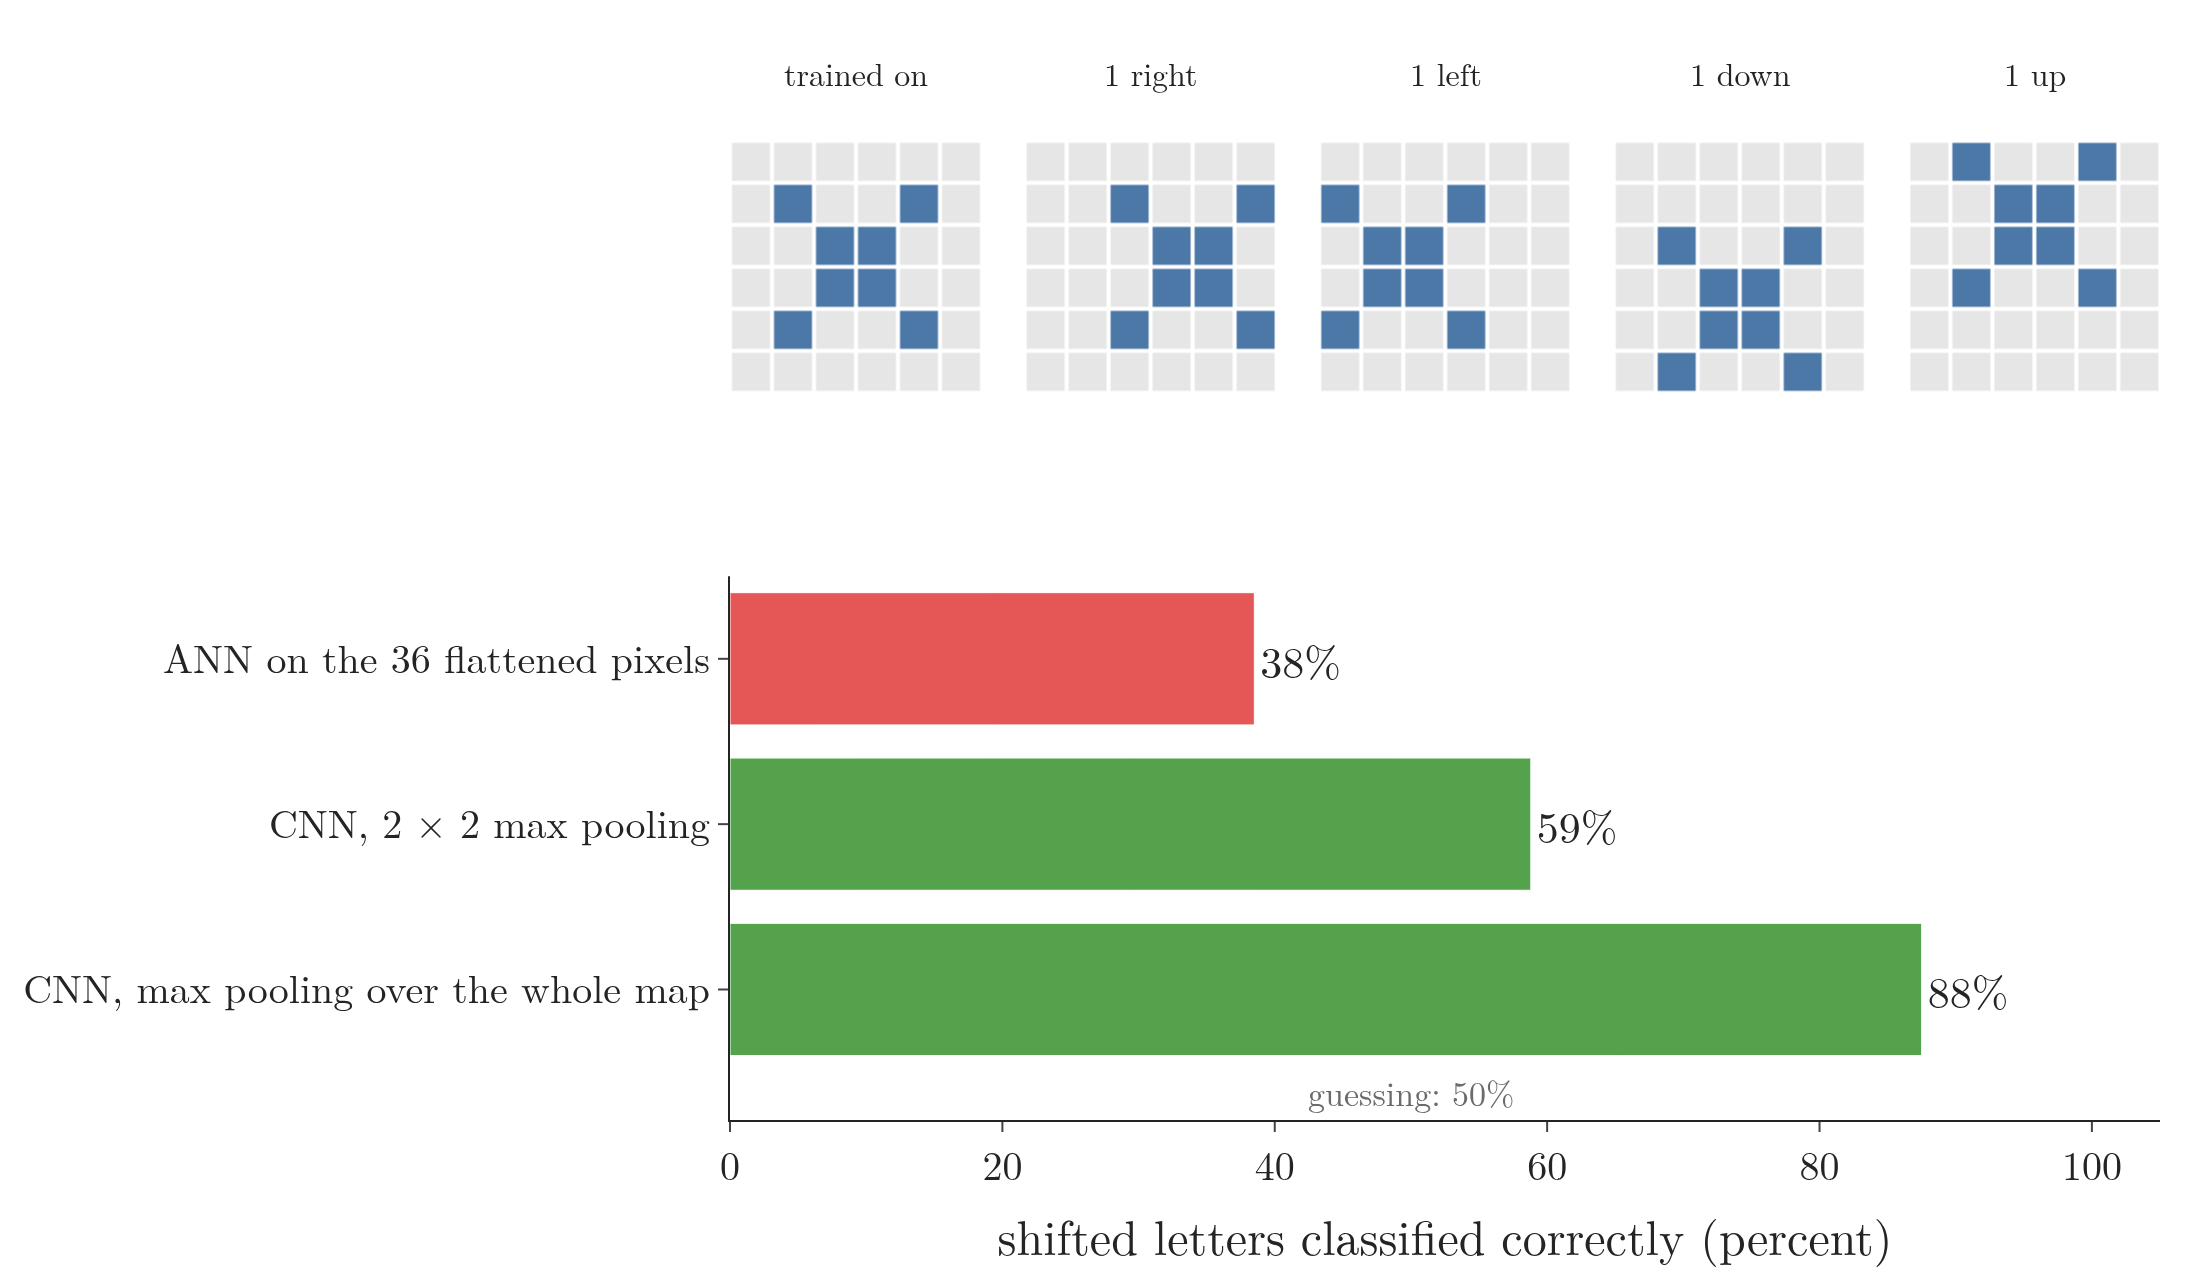

This chart was generated by the following Python code:
"""The shift test of experiments/toy_cnn.py: top, the letter X and its four one-pixel shifts; bottom, the share of
the 8 shifted letters each kind of network gets right (mean over the random starts that learned both letters).
Plotly: a small image row plus a bar chart. Data: data/toy_cnn.json.  Run: python shift_test.py -> shift_test.png"""
import json
from pathlib import Path
import numpy as np
import plotly.graph_objects as go
from plotly.subplots import make_subplots
from common import BLUE, GREEN, GREY, RED, FONT

HERE = Path(__file__).parent
d = json.load(open(HERE.parent / "data" / "toy_cnn.json"))
X = np.array(d["X"])
views = [("trained on", X), ("1 right", np.roll(X, 1, 1)), ("1 left", np.roll(X, -1, 1)), ("1 down", np.roll(X, 1, 0)), ("1 up", np.roll(X, -1, 0))]
fig = make_subplots(2, 5, specs=[[{}] * 5, [{"colspan": 5}, None, None, None, None]], row_heights=[0.38, 0.62],
                    subplot_titles=[v[0] for v in views] + [""], vertical_spacing=0.14, horizontal_spacing=0.03)
for c, (_, img) in enumerate(views, start=1):
    fig.add_trace(go.Heatmap(z=img, colorscale=[[0, "#E6E6E6"], [1, BLUE]], showscale=False, xgap=2, ygap=2), 1, c)
    fig.update_xaxes(visible=False, row=1, col=c)
    fig.update_yaxes(visible=False, autorange="reversed", scaleanchor=f"x{'' if c == 1 else c}", row=1, col=c)
names = list(d["summary"])
acc = [100 * d["summary"][n]["shifted_accuracy"] for n in names]
labels = ["ANN on the 36 flattened pixels", "CNN, 2 × 2 max pooling", "CNN, max pooling over the whole map"]
fig.add_trace(go.Bar(y=labels, x=acc, orientation="h", marker_color=[RED, GREEN, GREEN], text=[f"{a:.0f}%" for a in acc],
                     textposition="outside", textfont=dict(size=22)), 2, 1)
fig.add_vline(x=50, line=dict(color=GREY, dash="dash"), row=2, col=1)
fig.add_annotation(x=50, y=2.62, text="guessing: 50%", showarrow=False, font=dict(size=17, color=GREY), row=2, col=1)
fig.update_xaxes(title_text="shifted letters classified correctly (percent)", range=[0, 105], row=2, col=1)
fig.update_yaxes(autorange="reversed", row=2, col=1)
fig.update_layout(template="simple_white", width=1100, height=640, font=dict(FONT, size=20), showlegend=False,
                  margin=dict(l=20, r=20, t=50, b=70))
fig.write_image(HERE / "shift_test.png", scale=2)
